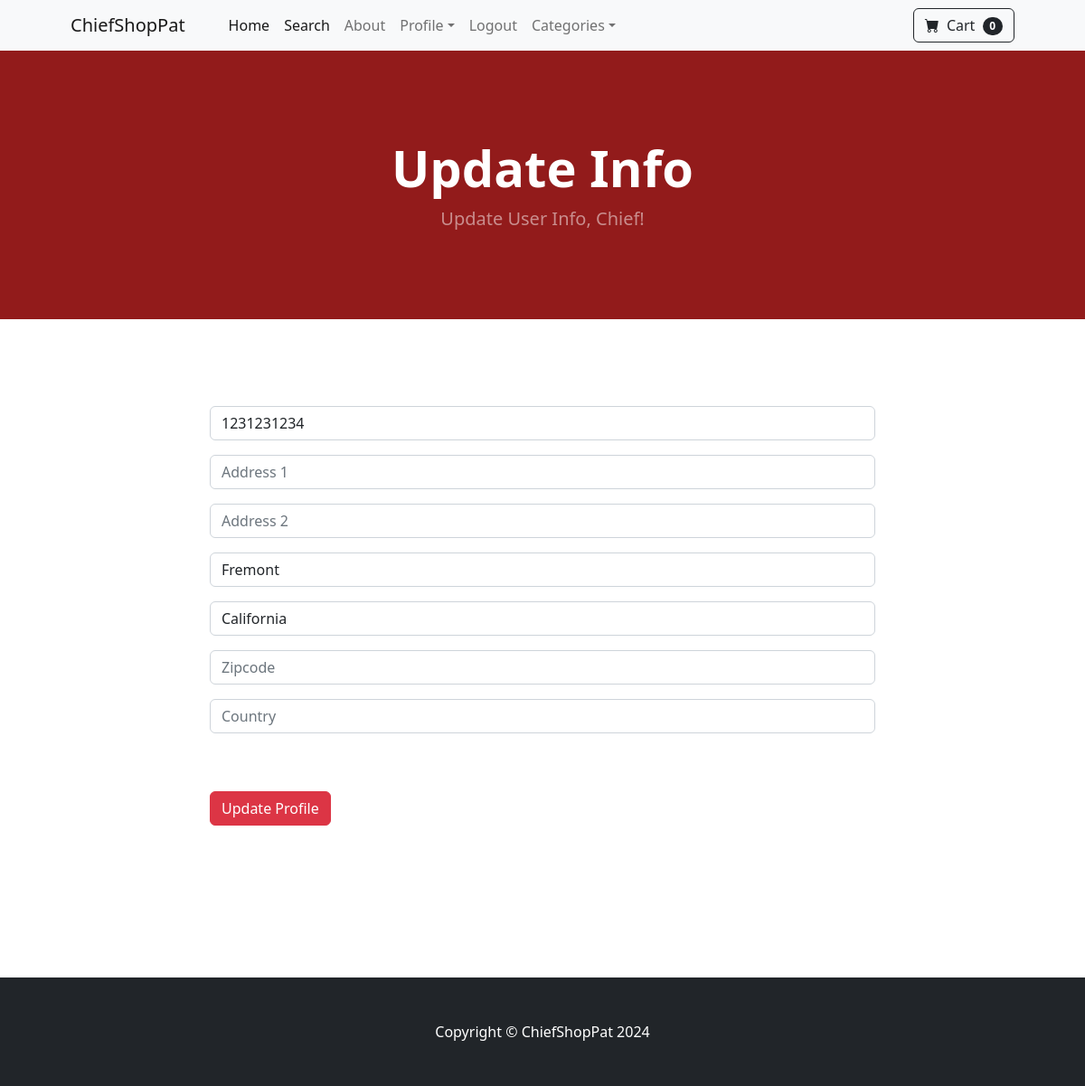
The page /update_info/ (signed in) on the database its author committed.
### store/models.py (models this page shows, shortened)
class Profile(models.Model):
    user = models.OneToOneField(User, on_delete=models.CASCADE)
    date_modified = models.DateTimeField(User, auto_now=True)
    phone = models.CharField(max_length=20, blank=True)
    address1 = models.CharField(max_length=200, blank=True)
    address2 = models.CharField(max_length=200, blank=True)
    city = models.CharField(max_length=200, blank=True)
    state = models.CharField(max_length=200, blank=True)
    zipcode = models.CharField(max_length=200, blank=True)
    country = models.CharField(max_length=200, blank=True)
    old_cart = models.CharField(max_length=200, blank=True, null=True)

### store/views.py (the view)
# urls.py: path('update_info/', views.update_info, name='update_info'),
def update_info(request):
    if request.user.is_authenticated:
        curr_user = Profile.objects.get(user__id=request.user.id)    #lookup profile in Profile db model that matches user id
        form = UserInfoForm(request.POST or None, instance=curr_user)    #obtain user id and compare it to profile id
        if form.is_valid():
            form.save()    #save the user   #relog them in (django naunce we have to do when we update a user)
            messages.success(request, ("Your Info Has Been Updated, Chief"))
            return redirect('home')
        else:   #otherwise we want them to resubmit a valid form
            return render(request, 'update_info.html', {'form': form})
    else:   #if they're not logged in, we want to redirect them to the login page
        messages.success(request, ("Please login to update your info, Chief!"))
        return redirect('home')

### store/forms.py
class UserInfoForm(forms.ModelForm):
	phone = forms.CharField(label="", widget=forms.TextInput(attrs={'class':'form-control', 'placeholder':'Phone'}), required=False)
	address1 = forms.CharField(label="", widget=forms.TextInput(attrs={'class':'form-control', 'placeholder':'Address 1'}), required=False)
	address2 = forms.CharField(label="", widget=forms.TextInput(attrs={'class':'form-control', 'placeholder':'Address 2'}), required=False)
	city = forms.CharField(label="", widget=forms.TextInput(attrs={'class':'form-control', 'placeholder':'City'}), required=False)
	state = forms.CharField(label="", widget=forms.TextInput(attrs={'class':'form-control', 'placeholder':'State'}), required=False)
	zipcode = forms.CharField(label="", widget=forms.TextInput(attrs={'class':'form-control', 'placeholder':'Zipcode'}), required=False)
	country = forms.CharField(label="", widget=forms.TextInput(attrs={'class':'form-control', 'placeholder':'Country'}), required=False)
	class Meta:
		model = Profile
		fields = ('phone', 'address1', 'address2', 'city', 'state', 'zipcode', 'country', )

### cart/cart.py (called while the page is built)
    def __len__(self):
        return len(self.cart)

### cart/context_processors.py (called while the page is built)
def cart(request):
    return {'cart': Cart(request)}

### store/templates/update_info.html (shortened to what this page needs)
{% extends 'base.html' %}
{% block content %}
<header class="bg-myred py-5">
  <div class="container px-4 px-lg-5 my-5">
    <div class="text-center text-white">
      <h1 class="display-4 fw-bolder">Update Info</h1>
      <p class="lead fw-normal text-white-50 mb-0">Update User Info, Chief!</p>
    </div>
  </div>
</header>
<div class="container my-5">
  <div class="row justify-content-center">
    <div class="col-8">
      <br /><br />
      <form method="POST" action="{% url 'update_info' %}">
        {{ form.as_p }}
        <br/><br/>
        <button type="submit" class="btn btn-danger">Update Profile</button>
        <br><br>
      </form>
      <br /><br />
      <br /><br />
    </div>
  </div>
</div>
{% endblock %}

### rows shown on the page
Profile: phone "1231231234", city "Fremont", state "California"

### other values the page prints
{{ cart|length }} "0"
